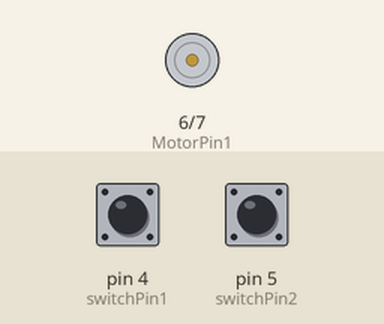
A sketch run on a simulated Arduino Uno, built with avr-gcc and run on an emulated ATmega328P. Parts: motor-driver pin pairs drawn as motors (green arrow = first pin HIGH = forward, orange = second pin HIGH = backward, longer = more drive). Inputs (shaded band) come from the test bench; at power-on: pin 4 (switchPin1) LOW, pin 5 (switchPin2) LOW.

Above: at 1.2 s.
1.3 s: pin 4 (switchPin1) pulled HIGH for 0.15 s
At 1.37 s:
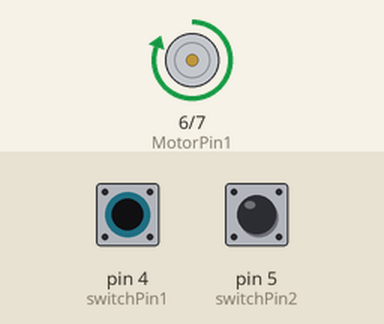
2.9 s: pin 4 (switchPin1) pulled HIGH for 3.2 s
At 6.5 s:
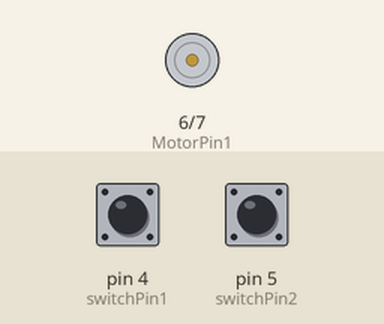
Timing chart, 0 to 8.0 s (numbered marks = the images above; inputs shaded):
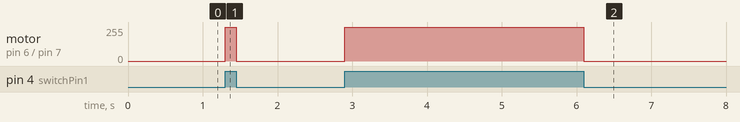

Measured:
- after the input at 1.3 s, motor on pin 6 (MotorPin1) / pin 7 (MotorPin2): stopped → forward 255/255 at once, → stopped 0.15 s later
- after the input at 2.9 s, motor on pin 6 (MotorPin1) / pin 7 (MotorPin2): stopped → forward 255/255 at once, → stopped 3.2 s later

The sketch:

dc.motor.ino
```cpp
const int switchPin1=4,switchPin2=5;
const int MotorPin1=6,MotorPin2=7;
int switchstate1 =0 ,switchstate2 =0 ;
void setup()
{
  pinMode(MotorPin1,OUTPUT);
  pinMode(MotorPin2,OUTPUT);
  pinMode(switchPin1,INPUT);
  pinMode(switchPin2,INPUT);
}
void loop(){
  switchstate1 = digitalRead(switchPin1);
  switchstate2 = digitalRead(switchPin2);
  if (switchstate1 == HIGH)

{
  digitalWrite(MotorPin1,HIGH);
  digitalWrite(MotorPin2,LOW);

}
else if(switchstate1 == HIGH)

{
  digitalWrite(MotorPin1,LOW);
  digitalWrite(MotorPin2,HIGH);
}
else
{
  digitalWrite(MotorPin1,LOW);
  digitalWrite(MotorPin2,LOW);
}
}
```
